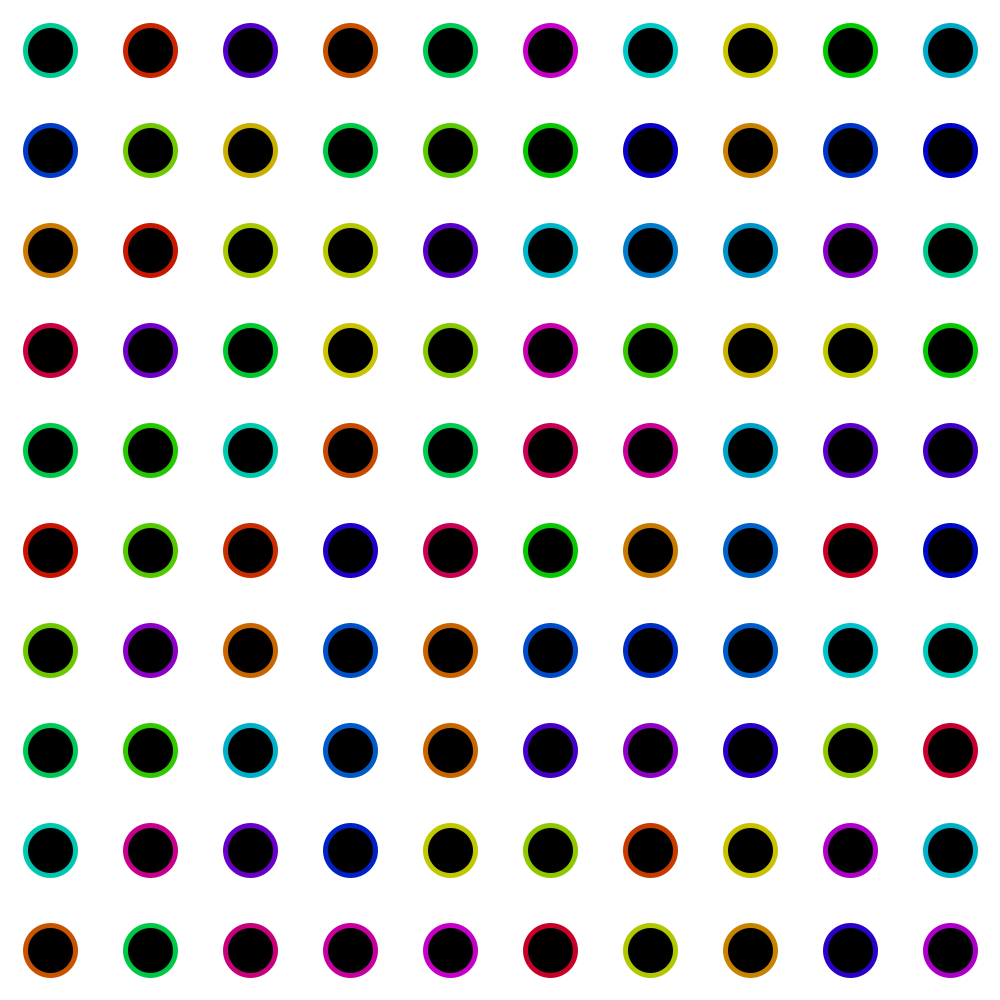
Frame 1 (no input)
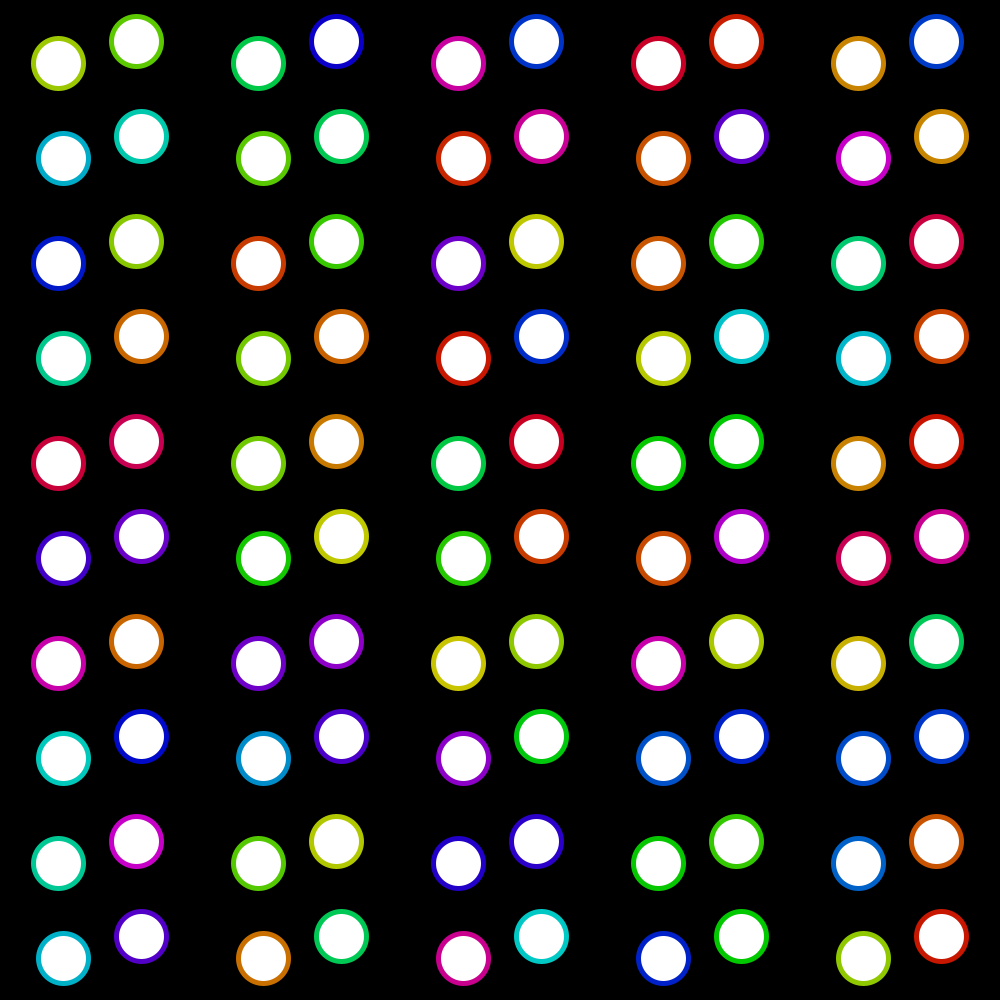
Frame 60 (the mouse pressed at the canvas centre just before this capture)
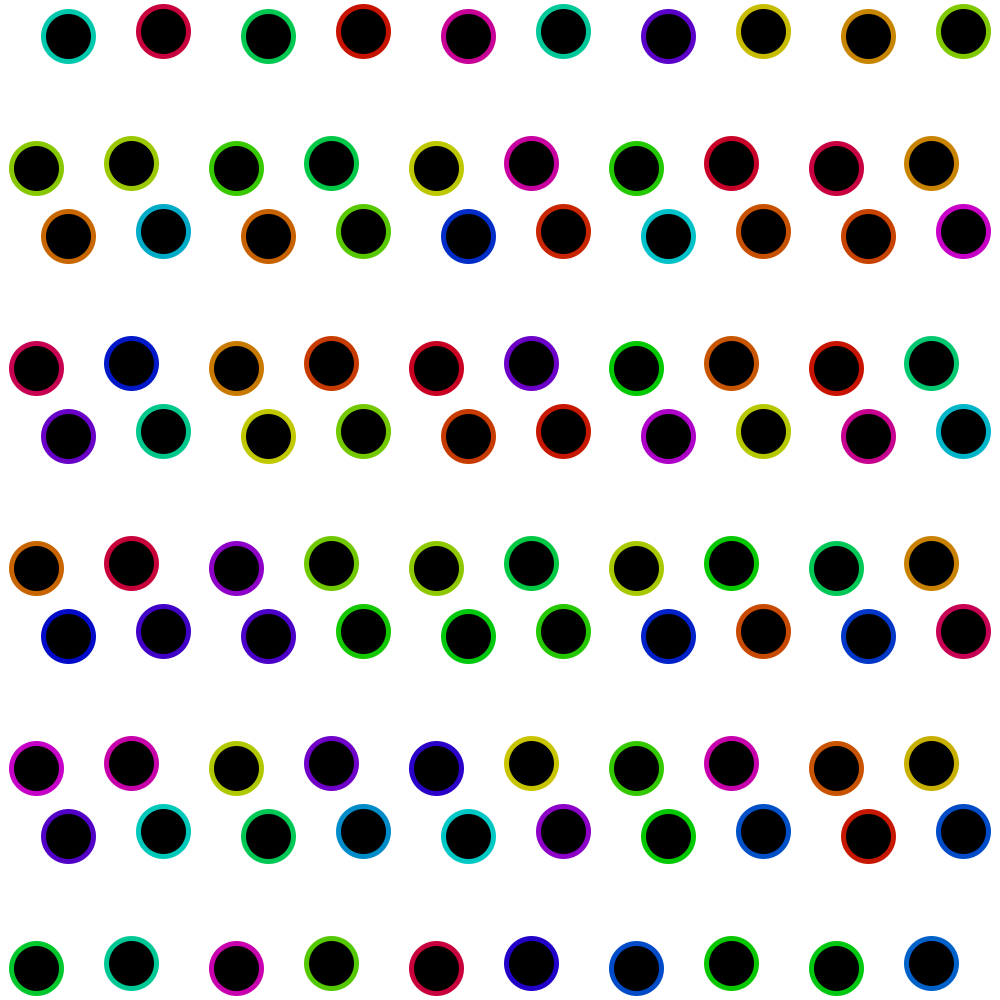
Frame 120 (the mouse held since frame 60 and released just before this capture)

The Processing sketch that drew these frames (run headless with seeded random() and noise(); from frame 60 on, the mouse is pressed at the canvas centre):

// Processing sketch: week12_array
// ── week12_array.pde

Orb[][] orb = new Orb[12][12];
float b, c;
boolean xx;

void setup(){
  size(1000, 1000);
  colorMode(HSB);
  
  for(int i = 0; i < 12; i++){
    for(int j = 0; j < 12; j++){
      orb[i][j]= new Orb(i*100-50, j*100-50);
    }
  }
}

void draw(){
  frameRate(50);
  if(frameCount % 50 == 0){
    xx = !xx;
  }
  
  if(xx){
    b = 0;
    c = 255;
  }else{
    b = 255;
    c = 0;
  }
  
  background(b);
  fill(c);
  

  for(int i = 0; i < 12; i+= 2){
    for(int j = 0; j < 12; j+= 2){
      strokeWeight(5);
      orb[i][j].place();
      
      if(orb[i][j].pos.x >= 1175){
        orb[i][j].pos.x -= 1200;
      }else if(orb[i][j].pos.y >= 1175){
        orb[i][j].pos.y -= 1200;
      }
      if(orb[i][j].pos.x <= -75){
        orb[i][j].pos.x += 1200;
      }else if(orb[i][j].pos.y <= -75){
        orb[i][j].pos.y += 1200;
      }
      
      if(xx){
        orb[i][j].moveA();
      }else{
        orb[i][j].moveB();
      }
    }
      
      for(int j = 1; j < 12; j+= 2){
      strokeWeight(5);
      orb[i][j].place();
      
      if(orb[i][j].pos.x >= 1175){
        orb[i][j].pos.x -= 1200;
      }else if(orb[i][j].pos.y >= 1175){
        orb[i][j].pos.y -= 1200;
      }
      if(orb[i][j].pos.x <= -75){
        orb[i][j].pos.x += 1200;
      }else if(orb[i][j].pos.y <= -75){
        orb[i][j].pos.y += 1200;
      }
      
      if(xx){
        orb[i][j].moveB();
      }else{
        orb[i][j].moveA();
      }
    }
      
    
  }
  
  for(int i = 1; i < 12; i+= 2){
    for(int j = 0; j < 12; j+= 2){
      strokeWeight(5);
      orb[i][j].place();
      
      if(orb[i][j].pos.x >= 1175){
        orb[i][j].pos.x -= 1200;
      }else if(orb[i][j].pos.y >= 1175){
        orb[i][j].pos.y -= 1200;
      }
      if(orb[i][j].pos.x <= -75){
        orb[i][j].pos.x += 1200;
      }else if(orb[i][j].pos.y <= -75){
        orb[i][j].pos.y += 1200;
      }
      
      if(xx){
        orb[i][j].moveD();
      }else{
        orb[i][j].moveC();
      }
    }
      
      for(int j = 1; j < 12; j+= 2){
      strokeWeight(5);
      orb[i][j].place();
      
      if(orb[i][j].pos.x >= 1175){
        orb[i][j].pos.x -= 1200;
      }else if(orb[i][j].pos.y >= 1175){
        orb[i][j].pos.y -= 1200;
      }
      if(orb[i][j].pos.x <= -75){
        orb[i][j].pos.x += 1200;
      }else if(orb[i][j].pos.y <= -75){
        orb[i][j].pos.y += 1200;
      }
      
      if(xx){
        orb[i][j].moveC();
      }else{
        orb[i][j].moveD();
      }
    }
      
    
  }
  
  
}

// ── Orb.pde
class Orb{
  
  PVector pos, vel;
  float theta;
  color c;
  
  Orb(float _x, float _y){
    pos = new PVector(_x, _y);
    vel = new PVector(5, 5);
    c = color(random(0, 255),255,200);
    strokeWeight(5);
  }
  
  void place(){
    stroke(c);
    ellipse(pos.x, pos.y, 50, 50);
  }
  
  void move(){
    pos.add(vel);
  }
  
  void moveA(){
    theta = PI * frameCount * .05;
    pos.x += 5;
    pos.y = pos.y+sin(theta)* 10;
  }
  void moveB(){
    theta = PI * frameCount * .05;
    pos.y += 5;
    pos.x = pos.x+sin(theta)* 10;
  }
  
  void moveC(){
    theta = PI * frameCount * .05;
    pos.x -= 5;
    pos.y = pos.y-sin(theta)* 10;
  }
  void moveD(){
    theta = PI * frameCount * .05;
    pos.y -= 5;
    pos.x = pos.x-sin(theta)* 10;
  }
}
